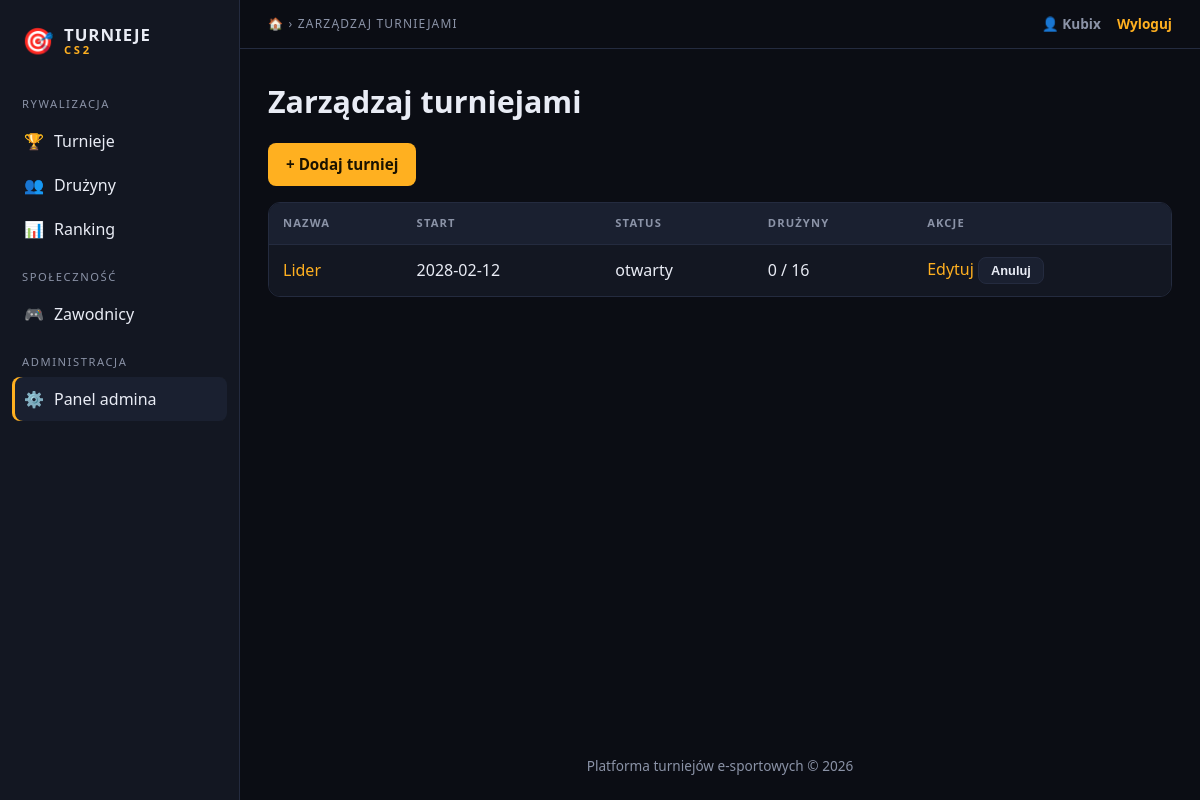
The app's page /Strona/turnieje/admin/turnieje.php (signed in) with its own data.
### tables this page shows
CREATE TABLE `turniej` (
  `id_turnieju` int(11) NOT NULL,
  `nazwa` varchar(100) NOT NULL,
  `dyscyplina` varchar(60) NOT NULL DEFAULT 'Counter-Strike 2',
  `format_meczu` varchar(3) NOT NULL DEFAULT 'BO1',
  `limit_druzyn` int(11) NOT NULL,
  `data_startu` date NOT NULL,
  `status` varchar(20) NOT NULL DEFAULT 'szkic',
  `id_administratora` int(11) NOT NULL,
  `id_zwyciezcy` int(11) DEFAULT NULL
);

### Strona/turnieje/includes/db.php (called while the page is built, shortened)
<?php
function db(): PDO {
    static $pdo = null;
    if ($pdo === null) {
        $pdo = new PDO(
            'mysql:host=' . DB_HOST . ';dbname=' . DB_NAME . ';charset=utf8mb4',
            DB_USER, DB_PASS,
            [
                PDO::ATTR_ERRMODE            => PDO::ERRMODE_EXCEPTION,
                PDO::ATTR_DEFAULT_FETCH_MODE => PDO::FETCH_ASSOC,
                PDO::ATTR_EMULATE_PREPARES   => false,
            ]
        );
    }
    return $pdo;
}

### Strona/turnieje/includes/auth.php (called while the page is built, shortened)
<?php
require_once __DIR__ . '/db.php';
function e($tekst): string {
    return htmlspecialchars((string)$tekst, ENT_QUOTES, 'UTF-8');
}

### Strona/turnieje/admin/turnieje.php (the view, shortened to what this page needs)
<?php
require_once __DIR__ . '/../includes/auth.php';
$turnieje = db()->query(
    "SELECT t.*, (SELECT COUNT(*) FROM zgloszenie z
                  WHERE z.id_turnieju = t.id_turnieju AND z.status = 'przyjęte') AS zgloszone
     FROM turniej t ORDER BY t.data_startu DESC"
)->fetchAll();
require __DIR__ . '/../includes/header.php';
?>
<h1>Zarządzaj turniejami</h1>
<p><a class="przycisk" href="turniej_form.php">+ Dodaj turniej</a></p>
<?php if (!$turnieje): ?>
  <p>Brak turniejów.</p>
<?php else: ?>
<div class="tabela-wrap"><table>
  <tr><th>Nazwa</th><th>Start</th><th>Status</th><th>Drużyny</th><th>Akcje</th></tr>
  <?php foreach ($turnieje as $t): ?>
    <tr>
      <td><a href="../turniej.php?id=<?= (int)$t['id_turnieju'] ?>"><?= e($t['nazwa']) ?></a></td>
      <td><?= e($t['data_startu']) ?></td>
      <td><?= e($t['status']) ?></td>
      <td><?= (int)$t['zgloszone'] ?> / <?= (int)$t['limit_druzyn'] ?></td>
      <td class="akcje">
        <?php if (in_array($t['status'], ['szkic', 'otwarty'], true)): ?>
          <a href="turniej_form.php?id=<?= (int)$t['id_turnieju'] ?>">Edytuj</a>
          <form method="post" class="inline">
            <button name="akcja" value="anuluj" class="drugi" onclick="return confirm('Anulować turniej?')">Anuluj</button>
          </form>
        <?php else: ?>–<?php endif; ?>
      </td>
    </tr>
  <?php endforeach; ?>
</table></div>
<?php endif; ?>
<?php require __DIR__ . '/../includes/footer.php'; ?>

### Strona/turnieje/assets/style.css (style rules this page uses)
:root { --bg:#0b0d14; --panel:#131722; --panel2:#1a2030; --linia:#242b3f; --tekst:#e9ecf5; --przyg:#8b93a7; --akcent:#ffb020; --akcent-t:#1a1200; --blad:#ff6b6b; --ok:#4cd98a; }
* { box-sizing:border-box }
html { scroll-behavior:smooth }
body { margin:0;font-family:system-ui,"Segoe UI",Roboto,Arial,sans-serif;background:var(--bg);color:var(--tekst);line-height:1.5 }
a { color:var(--akcent);text-decoration:none }
h1 { font-size:1.9rem;margin:.2em 0 .6em }
button,.przycisk { display:inline-block;padding:10px 18px;border:0;border-radius:8px;background:var(--akcent); color:var(--akcent-t);font-weight:700;cursor:pointer;font-size:.95rem }
.przycisk.drugi,button.drugi { background:var(--panel2);color:var(--tekst);border:1px solid var(--linia) }
.tabela-wrap { overflow-x:auto;border:1px solid var(--linia);border-radius:12px }
table { width:100%;border-collapse:collapse;background:var(--panel) }
th { font-size:.7rem;text-transform:uppercase;letter-spacing:.1em;color:var(--przyg);background:var(--panel2) }
th,td { padding:12px 14px;text-align:left;border-bottom:1px solid var(--linia) }
tr:last-child td { border-bottom:0 }
form.inline { display:inline }
.akcje { white-space:nowrap }
.akcje button { padding:5px 12px;font-size:.8rem }

### records on screen
turniej: nazwa "Lider", data_startu "2028-02-12", status "otwarty", zgloszone "0", limit_druzyn "16"

### other values on screen
mb_strtoupper($tytul ?? 'Strona główna') "ZARZĄDZAJ TURNIEJAMI"
uzytkownik()['nick'] "Kubix"
